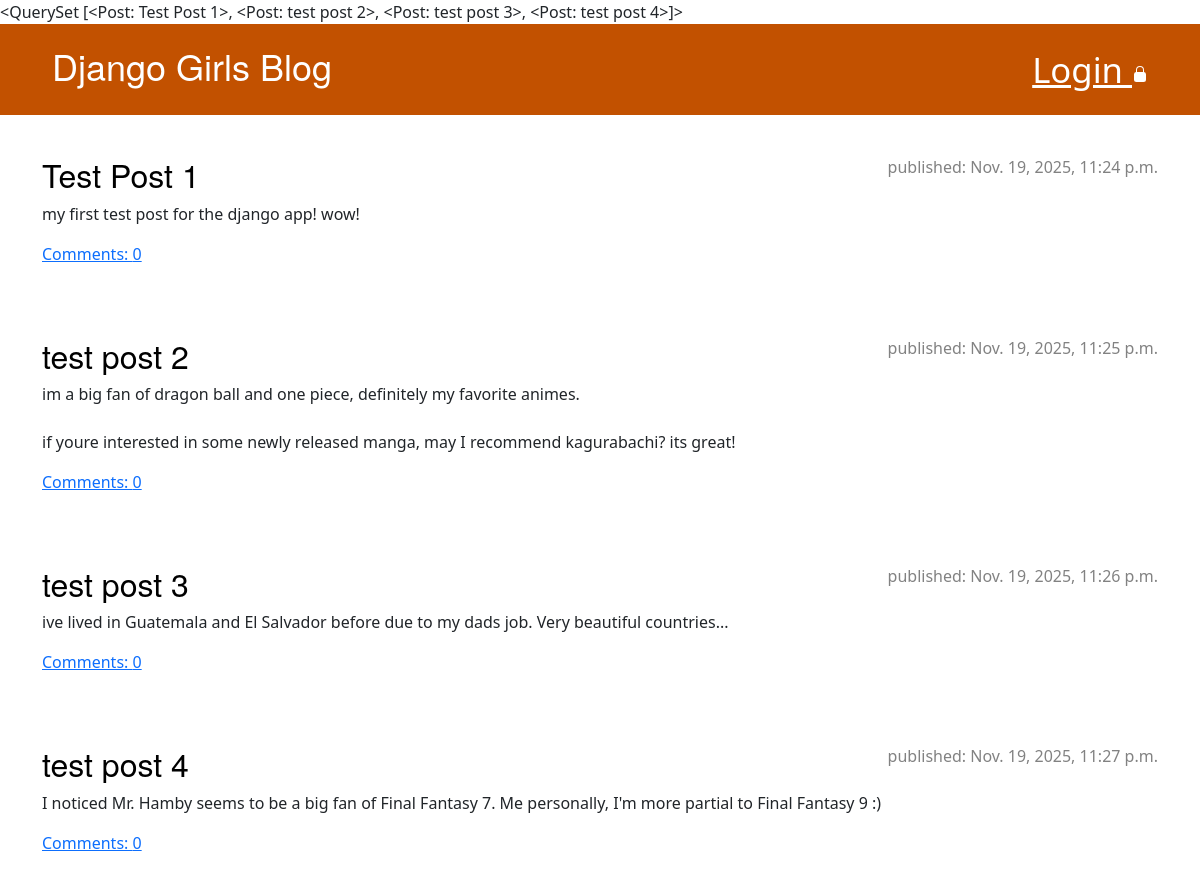
The app's page /, older data.
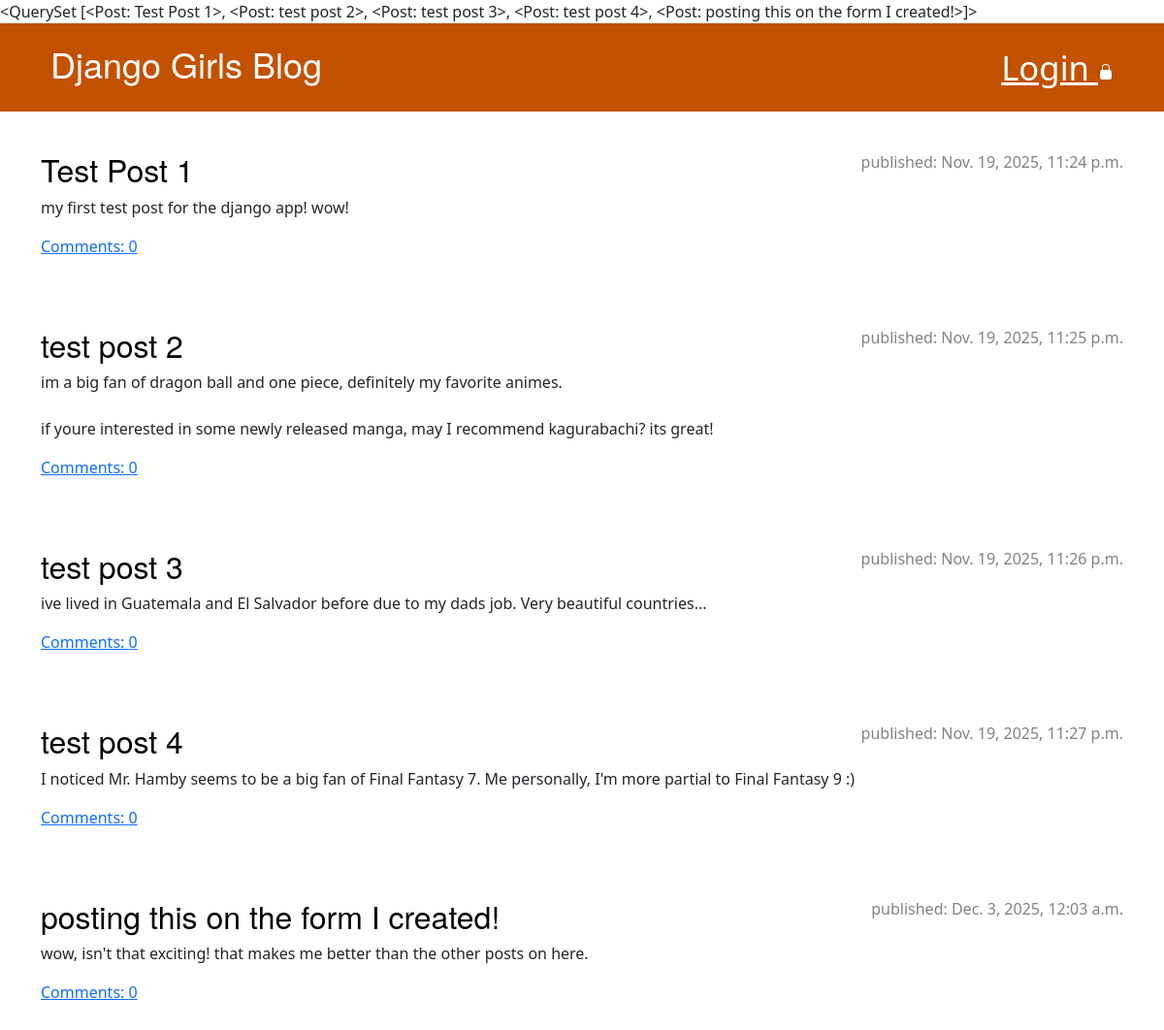
The same page, newer data.
### blog/models.py (models this page shows, shortened)
class Post(models.Model):
    author = models.ForeignKey(
        settings.AUTH_USER_MODEL, on_delete=models.CASCADE
    )
    title = models.CharField(max_length=200)
    text = models.TextField()
    created_date = models.DateTimeField(default=timezone.now)
    published_date = models.DateTimeField(blank=True, null=True)
    def __str__(self):
        return self.title
    def approved_comments(self):
        return self.comments.filter(approved_comment=True)

### blog/views.py (the view)
# urls.py: path("", views.post_list, name="post_list"),
def post_list(request):
    posts = Post.objects.filter(published_date__lte=timezone.now()).order_by("published_date")
    return render(request, "blog/post_list.html", {"posts": posts})

### blog/templates/blog/post_list.html
{% extends 'blog/base.html' %}
{% block content %}
{% for post in posts %}
<article class="post">
    <p class="date">published: {{ post.published_date }}</p>
    <h2><a href="{% url 'post_detail' pk=post.pk %}">{{ post.title }}</a></h2>
    <p>{{ post.text|linebreaksbr }}</p>
    <a href="{% url 'post_detail' pk=post.pk %}">Comments: {{ post.approved_comments.count }}</a>
</article>
{% endfor %}
{% endblock %}

### blog/templates/blog/base.html (shortened to what this page needs)
{% load static %}
<!DOCTYPE html>
<html lang="en">
<head>
    <link rel="stylesheet" href="https://cdn.jsdelivr.net/npm/bootstrap@5.3.3/dist/css/bootstrap.min.css"
>
    <link rel="stylesheet" href="{% static 'css/blog.css' %}">
</head>
<body>
    {{ posts }}
    <header class="page-header">
        <div class="container">
            {% if user.is_authenticated %}
            <a href="{% url 'post_new' %}" class="top-menu">New Post
                {% include 'blog/icons/file-earmark-plus.svg' %}
            </a>
            <a href="{% url 'post_draft_list' %}" class="top-menu">Drafts
                {% include 'blog/icons/pencil-fill.svg' %}
            </a>
            <p id="logout" class="top menu">
                Hello {{ user.username }}!
                <small><a href="{% url 'logout' %}">Logout</a></small>
            </p>
            {% else %}
            <a href="{% url 'login' %}" class="top-menu">Login
            </a>
            {% endif %}
            <h1><a href="/">Django Girls Blog</a></h1>
        </div>
    </header>
    <main class="container">
        <div class="row">
            <div class="col">
                {% block content %}
                {% endblock %}
            </div>
        </div>
    </main>
</body>
</html>

Row changes from the older to the newer data that the page shows:
computed for Post "Test Post 1": title.title "<QuerySet [<Post: Test Post 1>, <Post: test post 2>, <Post: test post 3>, <Post: test post 4>]>" → "<QuerySet [<Post: Test Post 1>, <Post: test post 2>, <Post: test post 3>, <Post: test post 4>, <Post: posting this on the form I created!>]>"
added Post: published_date "Dec. 3, 2025, 12:03 a.m.", title "posting this on the form I created!", text "wow, isn't that exciting! that makes me better than the other posts on here.", approved_comments.count "0"
